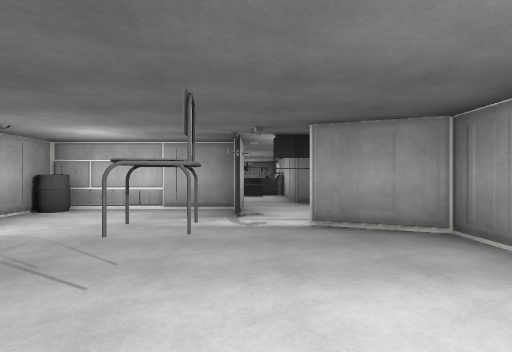
[1] (above)

24 first-person views from a walk through a scene from a Unity 3-D project. The camera is 1.4 m above the floor, looks level and sees 80° across. The floor is counted in squares, 2 m on a side. Each view is taken from the middle of a square. On the plan, view 1 faces up. The plan holds only what a view shows up to about 10 squares ahead; the rest is blank. The place goes on beyond the plan. The player character is not drawn. Door leaves are left out, so doorways stand open. Surface patterns are stand-ins for the level's own textures.

[2]
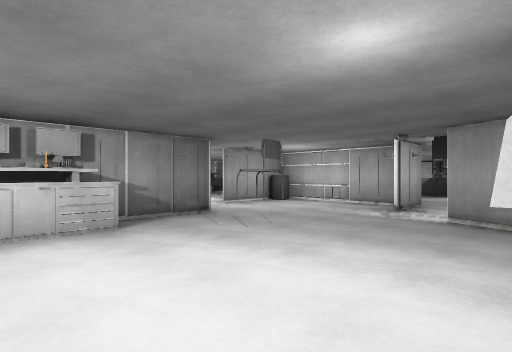

[3]
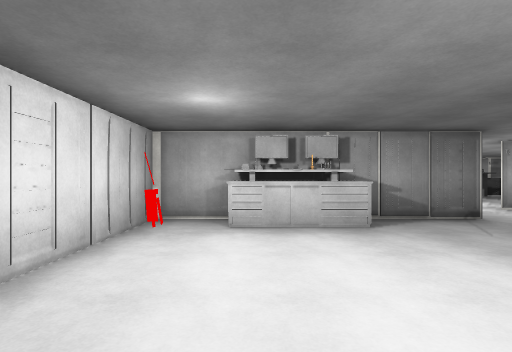

[4]
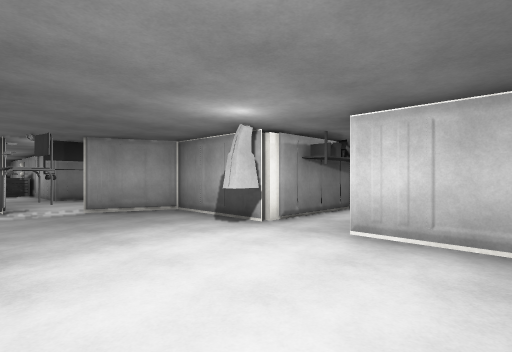

[5]
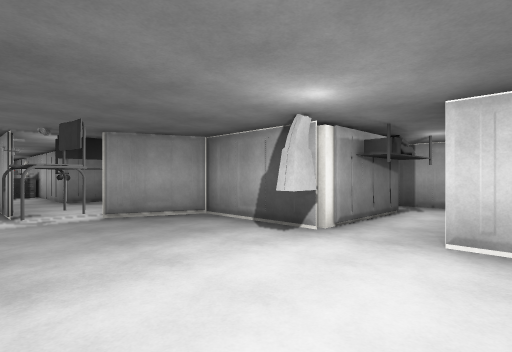

[6]
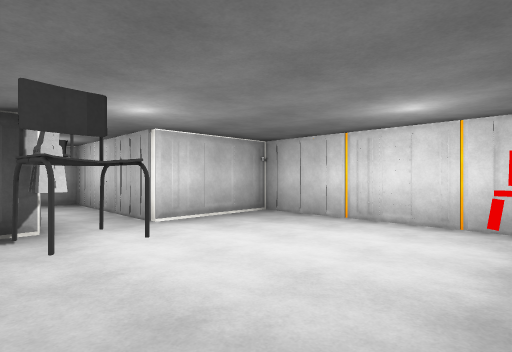

[7]
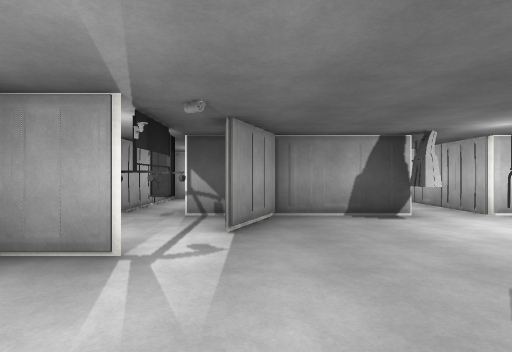

[8]
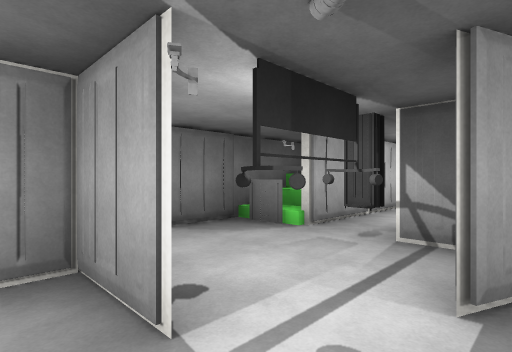

[9]
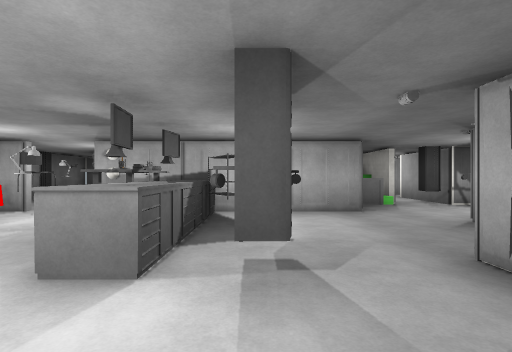

[10]
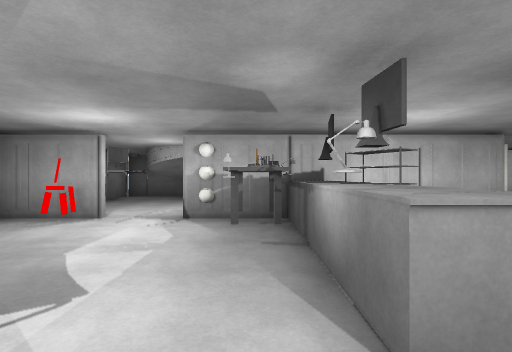

[11]
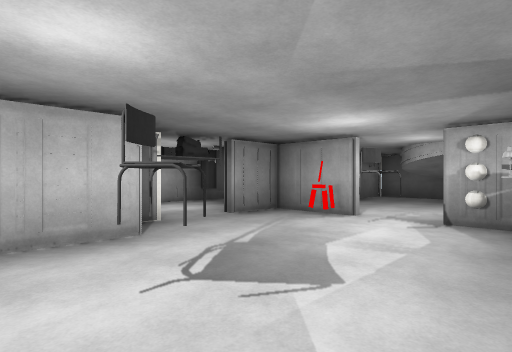

[12]
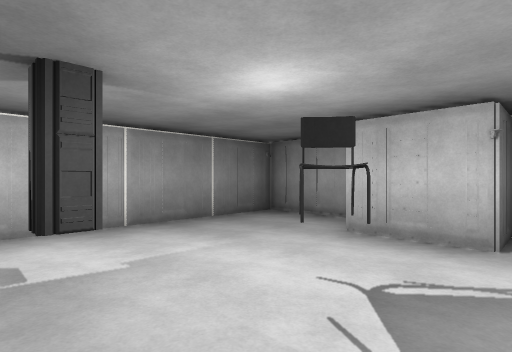

[13]
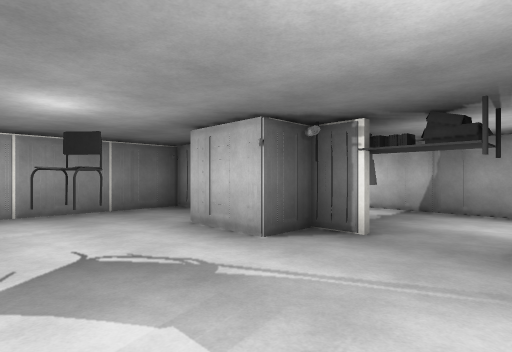

[14]
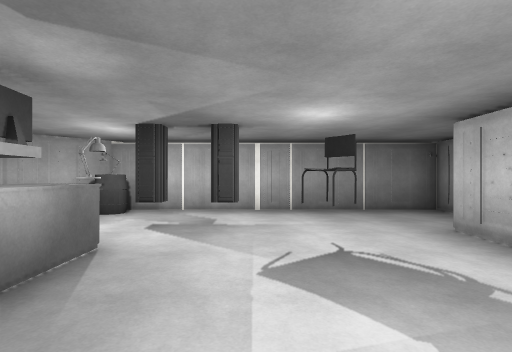

[15]
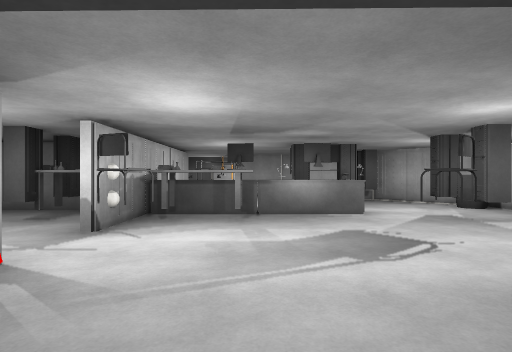

[16]
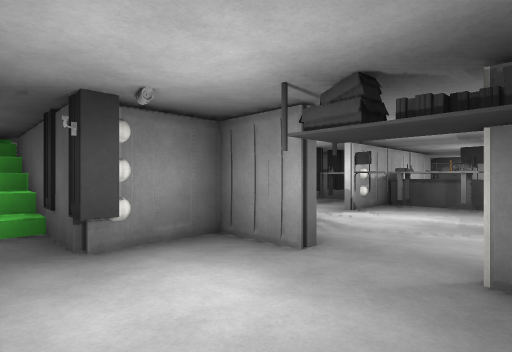

[17]
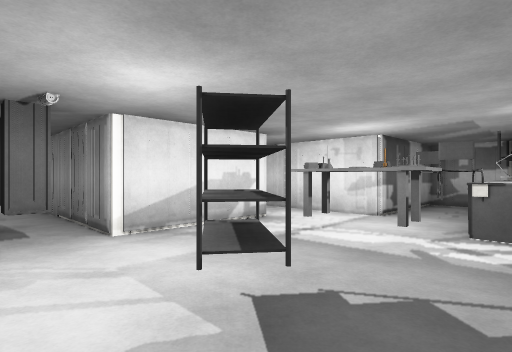

[18]
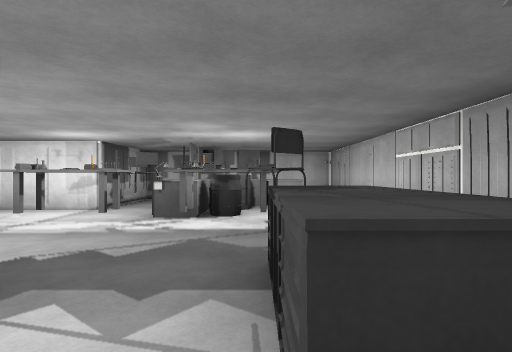

[19]
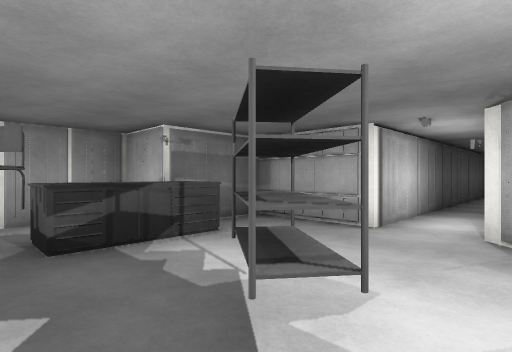

[20]
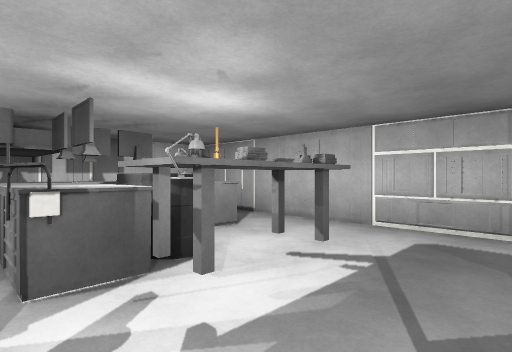

[21]
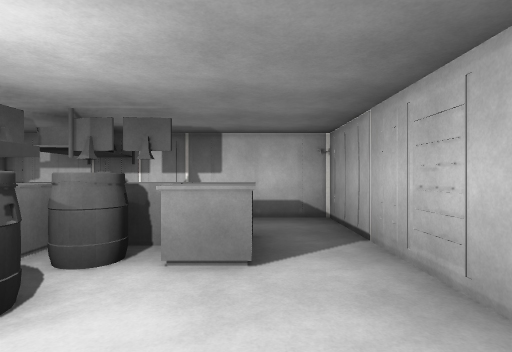

[22]
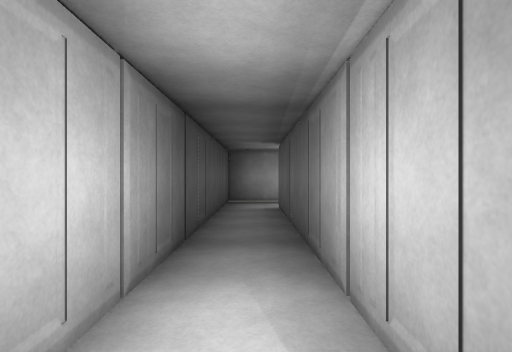

[23]
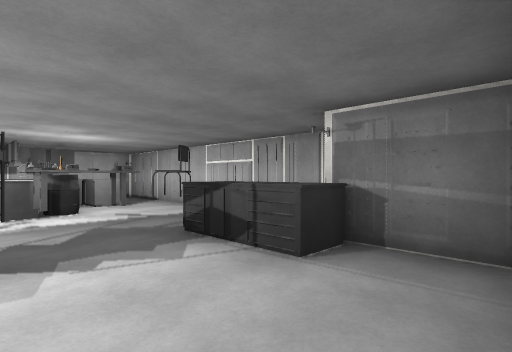

[24]
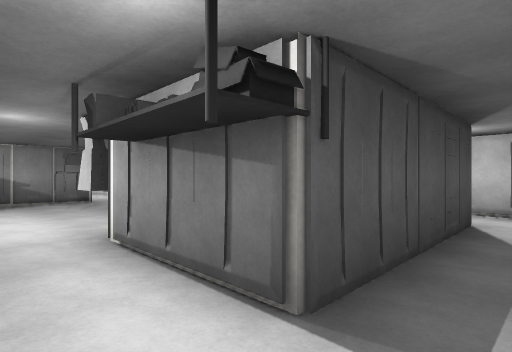

### Floor plan
Key: @ floor where view 1 was taken; # wall or solid block; x gap in a wall; . floor; D open door; = window, fence, low wall or low ledge; ^ raised ledge; B barrel; C chair; E desk; A ball; L lamp; S shelf; O other object.
Columns run from 12 left of view 1 to 7 right of it. Each row starts with its distance up from view 1.
 20          #####
 19          #...D#
 18     ###    ..A#
 17     #. ## #..##
 16     #.#.###.##  # ##
 15     #.#......O..#  #
 14     #.#..C..CC. =
 13     #.#.#....A##
 12     #.#....LO###
 11     #.#..^^^S####
 10   ###.B..##.S#
  9   #...##.....#
  8 ###^...###...# #^
  7 #..^.S.........=####
  6 #..C....B###...x...#
  5 #....EE.#....#####.
  4 #..EOCE......### #.
  3 #...B..........###.
  2 #.^B#.C###..C..###.#
  1 #......# #....##...#
  0 ######## ##.@......#
 -1          ##....#####
 -2          #O....#
 -3          #######

Where each view was taken, in squares from view 1:
view 1: 0 up, 0 right, facing up
view 2: 1 down, 2 right, facing up-left
view 3: 1 down, 2 right, facing left
view 4: 2 down, 1 left, facing up-right
view 5: 1 down, 1 left, facing up-right
view 6: 2 up, 2 left, facing down-right
view 7: 4 up, 3 left, facing right
view 8: 4 up, 1 left, facing up-right
view 9: 10 up, 5 left, facing right
view 10: 12 up, 4 left, facing right
view 11: 12 up, 4 left, facing up-right
view 12: 12 up, 2 left, facing up-left
view 13: 13 up, 0 right, facing up-left
view 14: 13 up, 0 right, facing left
view 15: 17 up, 1 left, facing down
view 16: 19 up, 2 left, facing down-right
view 17: 8 up, 8 left, facing down-right
view 18: 9 up, 9 left, facing down
view 19: 6 up, 6 left, facing up-left
view 20: 6 up, 7 left, facing down-left
view 21: 5 up, 10 left, facing down
view 22: 10 up, 7 left, facing up
view 23: 10 up, 7 left, facing down-left
view 24: 0 up, 6 right, facing up-left
